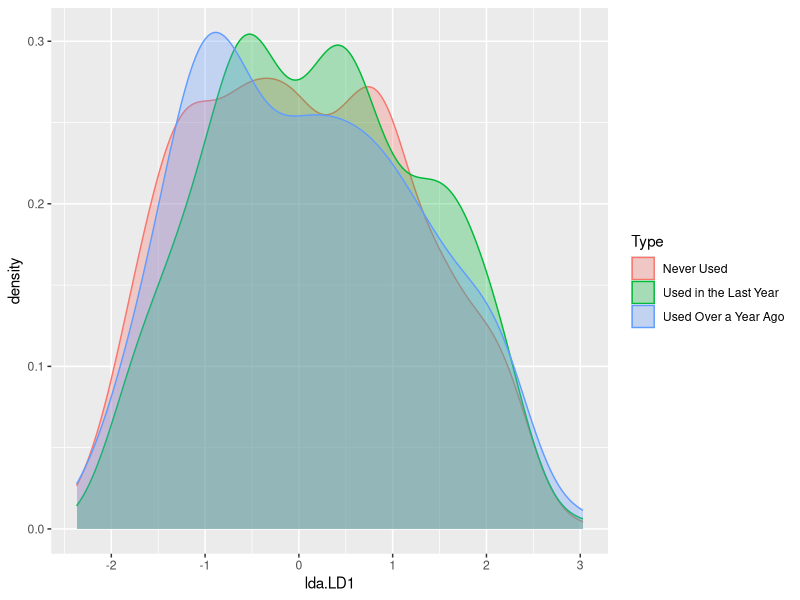
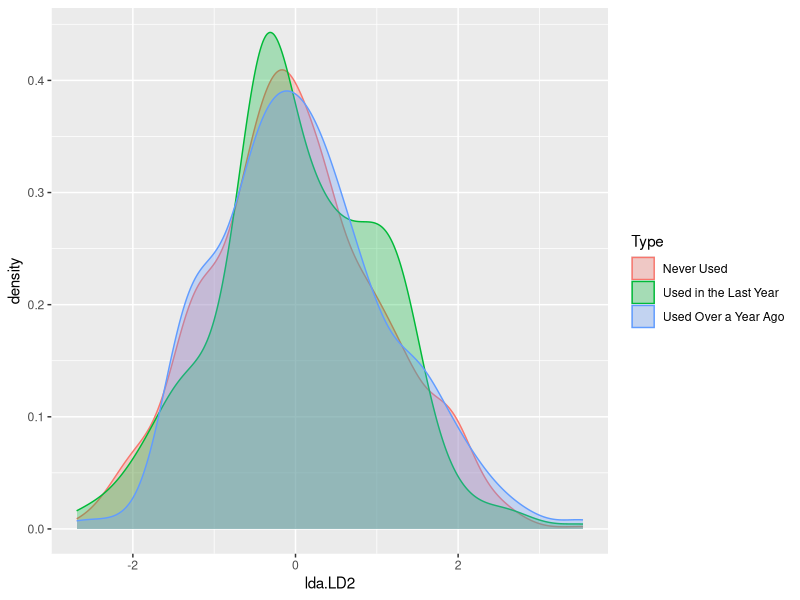
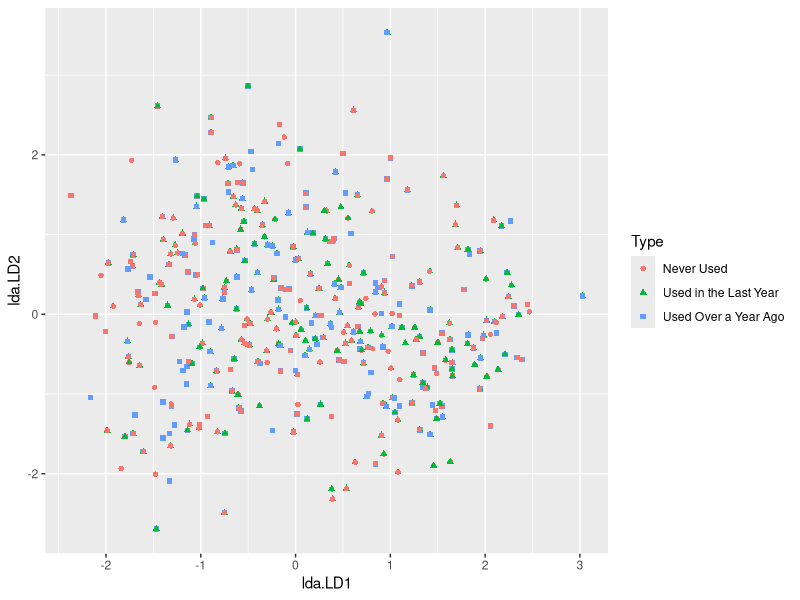

Here is the R script that generated these plots, in order: (Note: this script raises an error after producing the figures.)
#Libraries
library(ggplot2)
library(GGally)
library(skimr)
library(MASS)
library(e1071)
library(tidyr)
library(caret)

#Read data
data = read.csv("group_22.csv")
#Delete ID column
data = data[, -1]
#Delete Semer column
data = data[, -13]
#Create new class
data$Merged_Amphet <- ifelse(data$Amphet %in% c("CL0"), "Never Used",
                             ifelse(data$Amphet %in% c("CL1", "CL2"), "Used Over a Year Ago",
                                    "Used in the Last Year"))
#Delete Amphet column
data = data[, -13]

#Change variables to factor
data$Merged_Amphet <- as.factor(data$Merged_Amphet)
data$Country  <- as.factor(data$Country)
data$Ethnicity   <- as.factor(data$Ethnicity)

#Explore data
head(data)
skim(data)

#Split Train and Test
set.seed(1)
n <- nrow(data)
ind <- sample(c(1:n), floor(0.8*n))
data.train <- data[ind,]
data.test  <- data[-ind,]

#LDA Method
data.lda <- lda(Merged_Amphet~., data=data.train)
data.pred.LDA <- predict(data.lda, data.test)
dataset <- data.frame(Type=data.train$Merged_Amphet, lda=data.pred.LDA$x)

#Density plots of LDAs
ggplot(dataset, aes(x=lda.LD1)) + 
  geom_density(aes(group=Type, colour=Type, fill=Type), alpha=0.3)
ggplot(dataset, aes(x=lda.LD2)) + 
  geom_density(aes(group=Type, colour=Type, fill=Type), alpha=0.3)

# LDA1 vs LDA2
ggplot(dataset, aes(x=lda.LD1, y=lda.LD2)) + 
  geom_point(aes(group=Type, colour=Type, shape=Type))


# LDA Prediction rate
mean(data.test$Merged_Amphet == data.pred.LDA$class)

####ERROR HERE###
#QDA Method
drugs.qda <- qda(Merged_Amphet~., data=data.train)
drugs.pred.QDA <- predict(drugs.qda, data.test)
# QDA Prediction rate
mean(data.test$Merged_Amphet == drugs.pred.QDA$class)
###----------###